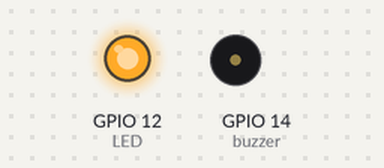
Recording of a sketch running on a simulated ESP32. On the bench: output pins drawn as LEDs (lit = HIGH), buzzer (waves = sounding). Random numbers use the default seed unless the sketch sets one.

Above: at 1.75 s.
At 11.1 s:
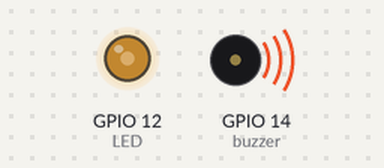
At 20.45 s:
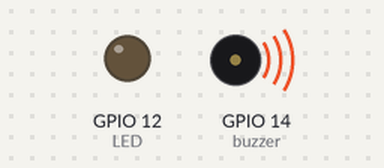
At 39.15 s:
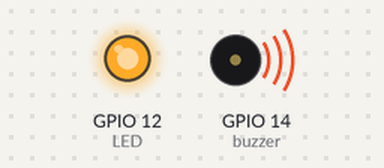
Timing chart, 0 to 40.0 s (numbered marks = the images above):
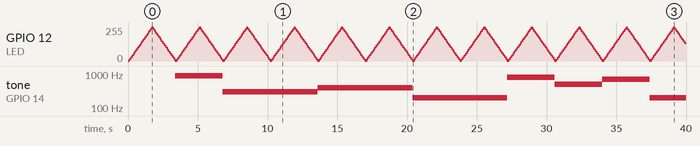

The sketch:

Oppgave_4.ino
```cpp
const int LED = 12;
const int buzzer = 14;
const int channelLED = 0;
const int channelBuzzer = 1;
int brightness = 0; // Variabel for lysverdien
int count = 15; // Hvor mye lysverdien endres hvert steg
int increase = true;

void setup() {
  pinMode(LED, OUTPUT);
  pinMode(buzzer, OUTPUT);
  ledcSetup(channelLED, 1000, 8);
  ledcAttachPin(LED, channelLED);
  ledcSetup(channelBuzzer, 1000, 8);
  ledcAttachPin(buzzer, channelBuzzer);
}

//liste med forskjellige frekvenser
int buzzerFreq[] = {200, 300, 400, 500, 600, 700, 800, 900};

void pulserendeLED() {
  // Øker lysverdien jevnt opp til maksverdi
  while (increase == true){
    ledcWrite(channelLED, brightness);
    brightness = brightness + count;
    if (brightness == 255){ // Ved maks lysverdi
      increase = false;
    }
    delay(100);
  }
  // Senker lysverdien jevnt ned til minimalverdi
  while (increase == false){
    ledcWrite(channelLED, brightness);
    brightness = brightness - count;
    if (brightness == 0){ // Ved minimal lysverdi
      increase = true;
    }
    delay(100);
  }
}

void loop(){
  pulserendeLED();
  //spiller av en tilfelig frekvens
  int randomFreq = random(8);
  ledcWriteTone(channelBuzzer, buzzerFreq[randomFreq]);
}
```

Measured:
- by itself, tone on GPIO 14 (buzzer): plays 900 Hz for 3.4 s, 300 Hz for 6.8 s, 400 Hz for 6.8 s, 200 Hz for 6.8 s, 800 Hz for 3.4 s, 500 Hz for 3.4 s … (8 notes in this stretch)
